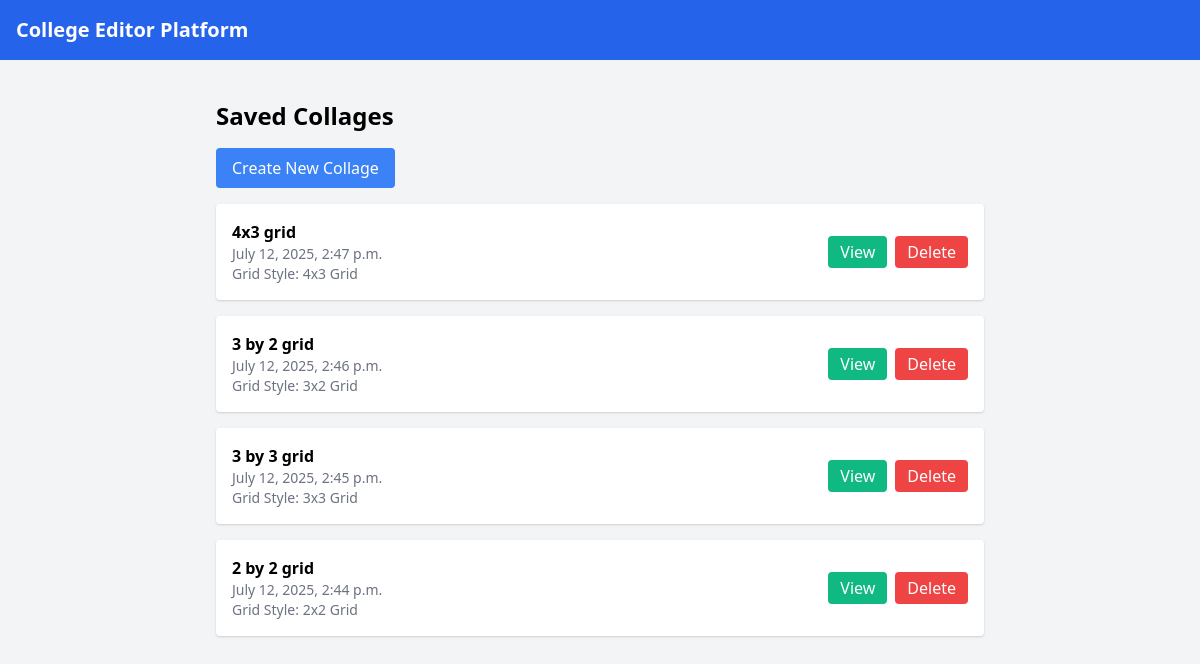
The page / on the database its author committed.
### collage/models.py (models this page shows, shortened)
class Collage(models.Model):
    GRID_STYLE_CHOICES = [
        ('2x2', '2x2 Grid'),
        ('3x3', '3x3 Grid'),
        ('4x4', '4x4 Grid'),
        ('2x3', '2x3 Grid'),
        ('3x2', '3x2 Grid'),
        ('4x3', '4x3 Grid'),
        ('3x4', '3x4 Grid'),
    ]
    title = models.CharField(max_length=255)
    grid_style = models.CharField(max_length=10, choices=GRID_STYLE_CHOICES, default='3x3')
    created_at = models.DateTimeField(auto_now_add=True)

### collage/views.py (the view)
# urls.py: path('', views.collage_list, name='collage_list'),
def collage_list(request):
    collages = Collage.objects.all().order_by('-created_at')
    return render(request, 'collage/list.html', {'collages': collages})

### collage/templates/collage/list.html (shortened to what this page needs)
{% extends 'base.html' %}
{% block content %}
<div class="max-w-3xl mx-auto mt-10">
    <h2 class="text-2xl font-bold mb-4">Saved Collages</h2>
    <a href="{% url 'upload_collage' %}" class="bg-blue-500 text-white px-4 py-2 rounded mb-4 inline-block">Create New Collage</a>
    <div class="grid grid-cols-1 gap-4">
        {% for collage in collages %}
        <div class="p-4 bg-white rounded shadow flex justify-between items-center">
            <div>
                <div class="font-semibold">{{ collage.title }}</div>
                <div class="text-gray-500 text-sm">{{ collage.created_at }}</div>
                <div class="text-gray-500 text-sm">Grid Style: {{ collage.get_grid_style_display }}</div>
            </div>
            <div class="flex space-x-2">
                <a href="{% url 'collage_display' collage.id %}" class="bg-green-500 text-white px-3 py-1 rounded hover:bg-green-600 transition-colors">View</a>
                <button onclick="confirmDelete({{ collage.id }}, '{{ collage.title }}')" class="bg-red-500 text-white px-3 py-1 rounded hover:bg-red-600 transition-colors">Delete</button>
            </div>
        </div>
        {% empty %}
        <div>No collages found.</div>
        {% endfor %}
    </div>
</div>
{% endblock %}

### rows shown on the page
Collage: title "4x3 grid", created_at "July 12, 2025, 2:47 p.m.", grid_style "4x3 Grid"
Collage: title "3 by 2 grid", created_at "July 12, 2025, 2:46 p.m.", grid_style "3x2 Grid"
Collage: title "3 by 3 grid", created_at "July 12, 2025, 2:45 p.m.", grid_style "3x3 Grid"
Collage: title "2 by 2 grid", created_at "July 12, 2025, 2:44 p.m.", grid_style "2x2 Grid"
